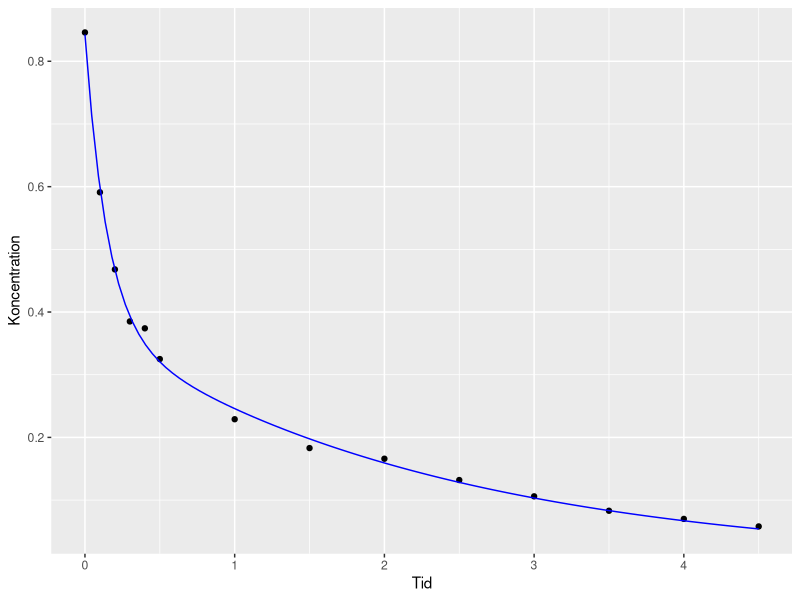
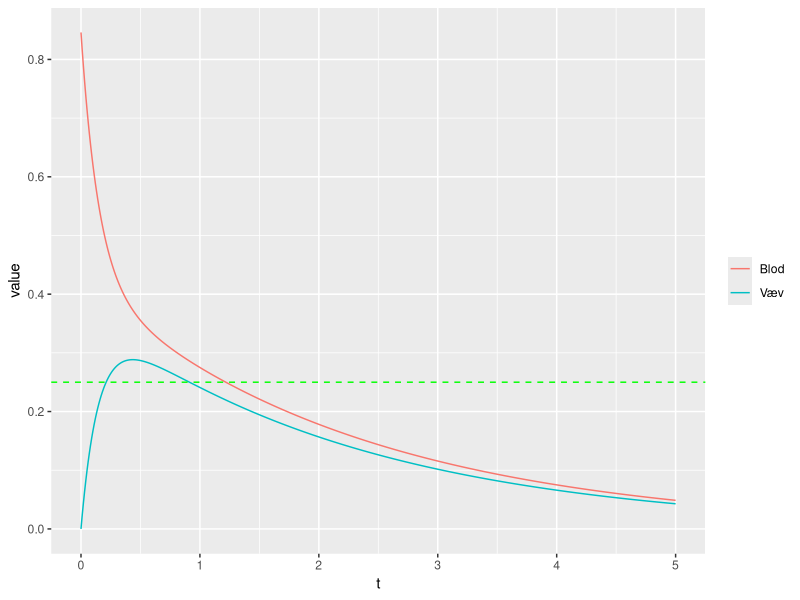
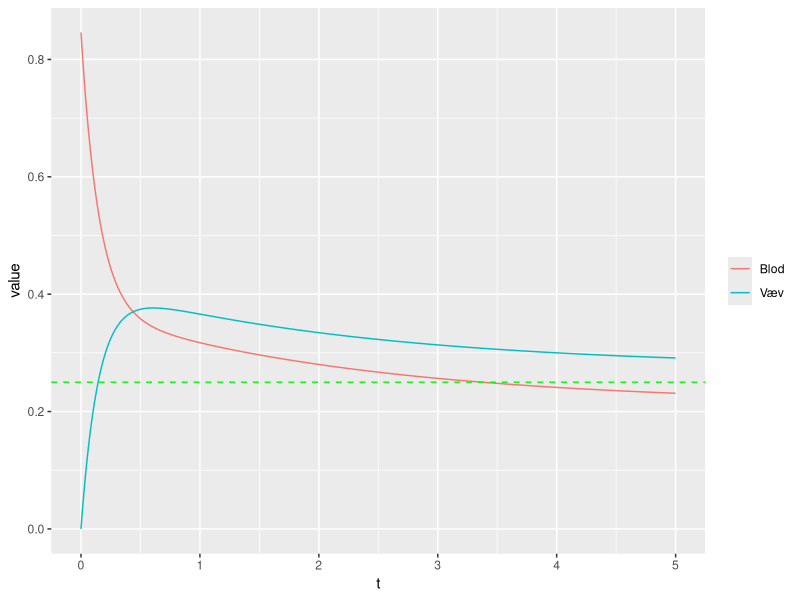

Here is the R script that generated these plots, in order:
setwd('~/Desktop/bio_modelling_course/mod4/proj4/')

library(magrittr)
library(tidyverse)

data <- read_delim('anaestesi-data.txt',' ')

#f
fit <- nls(Koncentration~A1*exp(l1*Tid)+A2*exp(l2*Tid), 
           data=data,
           start=list(A1=1, A2=1, l1=-1, l2=-2))
pars <- fit$m$getPars()
Kb <- function(t) {
  unname(pars['A1']*exp(pars['l1']*t) + pars['A2']*exp(pars['l2']*t))
}
ggplot(data, aes(Tid, Koncentration)) +
  geom_point() +
  stat_function(fun=Kb, color='blue')

#g
Kb0 <- 0.846
a2_1 <- pars['A1']*(pars['l1']-pars['l2'])/Kb0 - pars['l1']
a2_2 <- pars['A1']*(pars['l2']-pars['l1'])/Kb0 - pars['l2']
a2 <- mean(c(a2_1,a2_2))
a2
a3 <- unname(pars['l1']*pars['l2']/a2)
a3
a1 <- unname(-pars['l1']-pars['l2']-a2-a3)
a1

#h
c1 <- unname(Kb0/(pars['l1']-pars['l2']))
c2 <- unname(Kb0/(pars['l2']-pars['l1']))
q1 <- unname(c(a2 + pars['l1'], a1))
q2 <- unname(c(a2 + pars['l2'], a1))
model <- function(t) unname(exp(pars['l1']*t)*c1*q1 + exp(pars['l2']*t)*c2*q2)
ts <- seq(0,5,0.01)
sim <- data.frame(t(as.matrix(data.frame(map(ts, model)))))
rownames(sim) <- NULL
colnames(sim) <- c('Blod', 'Væv')
sim %<>% mutate(t = ts) 
sim %>% 
  gather(key='key', value='value', -t) %>% 
  ggplot(aes(t, value, color=key)) +
  geom_line() +
  geom_hline(yintercept = 0.25, color='green', linetype='dashed') +
  theme(legend.title = element_blank())

uniroot(function(t) model(t)[2] - 0.25, c(0,0.75))$root
uniroot(function(t) model(t)[2] - 0.25, c(0.75,1.5))$root

#
d0 <- a3/a2*0.275
equib <- c(d0*a1/a3,d0*a2/a3)
b <- c(Kb0,0)-equib
A <- matrix(c(q1,q2),nrow = 2)
cs <- solve(A, b)
cs
model <- function(t) unname(exp(pars['l1']*t)*cs[1]*q1 + exp(pars['l2']*t)*cs[2]*q2 + equib)
ts <- seq(0,5,0.01)
sim <- data.frame(t(as.matrix(data.frame(map(ts, model)))))
rownames(sim) <- NULL
colnames(sim) <- c('Blod', 'Væv')
sim %<>% mutate(t = ts) 
sim %>% 
  gather(key='key', value='value', -t) %>% 
  ggplot(aes(t, value, color=key)) +
  geom_line() +
  geom_hline(yintercept = 0.25, color='green', linetype='dashed') +
  theme(legend.title = element_blank())

uniroot(function(t) model(t)[2] - 0.25, c(0,0.75))$root


